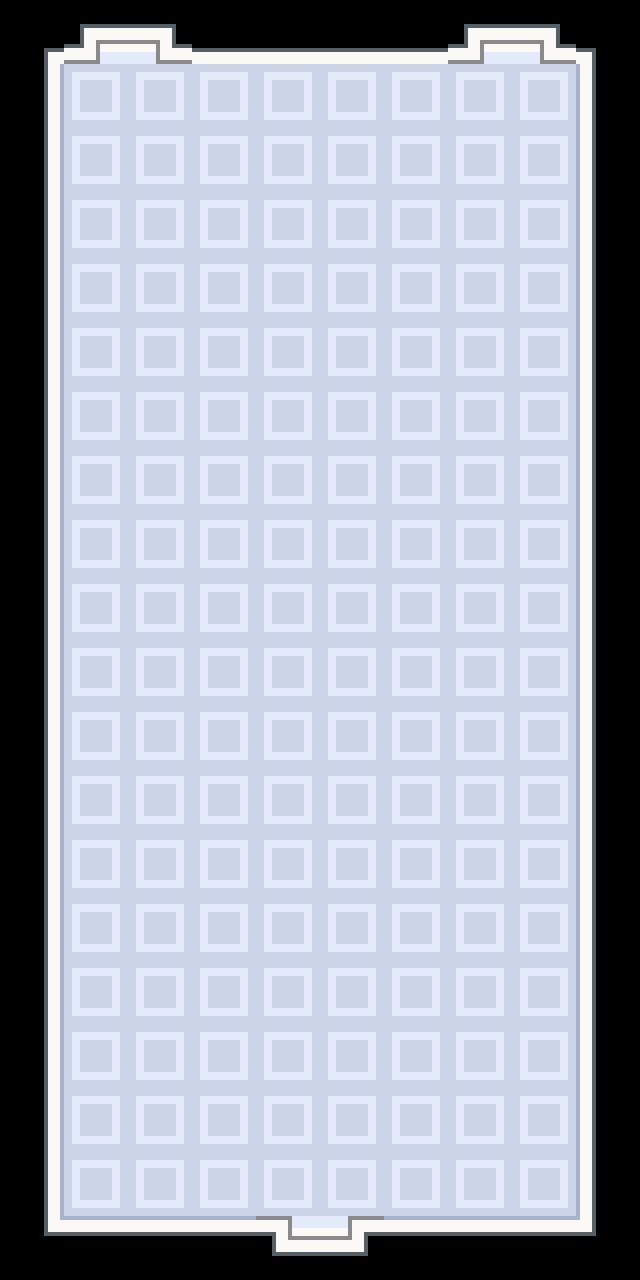

Rendered tile map (Tiled .tmx) drawn with the repository's tilesets; below, a short description and the map source with its tile grids summarised:
An orthogonal 10x20 tile map with 64x64 px tiles, 2 tile layers (Terrain, Terrain Top), 2 tilesets and 32 objects (5x Character, 3x Player).

<map version="1.10" tiledversion="1.11.0" orientation="orthogonal" renderorder="right-down" width="10" height="20" tilewidth="64" tileheight="64" infinite="0" nextlayerid="10" nextobjectid="55">
 <tileset firstgid="1" source="../tileset/indoor_tiles.tsx" />
 <tileset firstgid="91" source="../tileset/spriteSheet_tiledLiquids_32x32.tsx" />
 <layer id="1" name="Terrain" width="10" height="20" locked="1">
  <data>[200 cells, 200 non-empty, 13 distinct tile ids]</data>
 </layer>
 <layer id="9" name="Terrain Top" width="10" height="20">
  <data>[200 cells, 0 non-empty, 0 distinct tile ids]</data>
 </layer>
 <objectgroup id="4" name="GameObjects">
  <object id="6" name="Player" x="286.804" y="1135.83">
   <properties>
    <property name="direction" value="up" />
    <property name="pos" value="world" />
   </properties>
   <point />
  </object>
  <object id="19" name="Character" x="98.6427" y="371.984">
   <properties>
    <property name="character_id" value="boss" />
    <property name="direction" value="right" />
    <property name="graphic" value="boss" />
    <property name="radius" value="30" />
   </properties>
   <point />
  </object>
  <object id="20" name="Character" x="98.8473" y="553.575">
   <properties>
    <property name="character_id" value="healer" />
    <property name="direction" value="right" />
    <property name="graphic" value="healer" />
    <property name="radius" value="30" />
   </properties>
   <point />
  </object>
  <object id="50" name="Player" x="125.333" y="148">
   <properties>
    <property name="direction" value="down" />
    <property name="pos" value="biochem1" />
   </properties>
   <point />
  </object>
  <object id="51" name="Player" x="509.333" y="154.667">
   <properties>
    <property name="direction" value="down" />
    <property name="pos" value="biology1" />
   </properties>
   <point />
  </object>
  <object id="52" name="Character" x="94.6667" y="680">
   <properties>
    <property name="character_id" value="fuser" />
    <property name="direction" value="right" />
    <property name="graphic" value="fuser" />
    <property name="radius" value="30" />
   </properties>
   <point />
  </object>
  <object id="53" name="Character" x="101.334" y="809.333">
   <properties>
    <property name="character_id" value="unfuser" />
    <property name="direction" value="right" />
    <property name="graphic" value="unfuser" />
    <property name="radius" value="30" />
   </properties>
   <point />
  </object>
  <object id="54" name="Character" x="104" y="937.333">
   <properties>
    <property name="character_id" value="storage" />
    <property name="direction" value="right" />
    <property name="graphic" value="storage" />
    <property name="radius" value="30" />
   </properties>
   <point />
  </object>
 </objectgroup>
 <objectgroup id="3" name="Collisions">
  <object id="1" x="21.5333" y="21.5333" width="35.3761" height="1244.32" />
  <object id="2" x="193.8" y="15.3809" width="253.785" height="46.1428" />
  <object id="3" x="581.399" y="24.6095" width="38.4523" height="1235.09" />
  <object id="4" x="64.5999" y="1219.71" width="192.261" height="49.2189" />
  <object id="5" x="392.213" y="1225.86" width="175.342" height="38.4523" />
  <object id="49" x="265.5" y="1228.5" width="108" height="38" />
 </objectgroup>
 <objectgroup id="8" name="ChemicalSpills">
  <object id="29" gid="137" x="512.5" y="800.25" width="32" height="32">
   <properties>
    <property name="aminos" value="alanine,arginine,asparagine,aspartic" />
    <property name="classroom" value="labfight" />
    <property name="level" value="3" />
   </properties>
  </object>
  <object id="30" gid="137" x="512.75" y="832.25" width="32" height="32">
   <properties>
    <property name="aminos" value="alanine,arginine,asparagine,aspartic" />
    <property name="classroom" value="labfight" />
    <property name="level" value="3" />
   </properties>
  </object>
  <object id="31" gid="137" x="544.75" y="832.25" width="32" height="32">
   <properties>
    <property name="aminos" value="alanine,arginine,asparagine,aspartic" />
    <property name="classroom" value="labfight" />
    <property name="level" value="3" />
   </properties>
  </object>
  <object id="32" gid="137" x="544.25" y="800.5" width="32" height="32">
   <properties>
    <property name="aminos" value="alanine,arginine,asparagine,aspartic" />
    <property name="classroom" value="labfight" />
    <property name="level" value="3" />
   </properties>
  </object>
  <object id="37" gid="137" x="448.625" y="800.5" width="32" height="32">
   <properties>
    <property name="aminos" value="alanine,arginine,asparagine,aspartic" />
    <property name="classroom" value="labfight" />
    <property name="level" value="3" />
   </properties>
  </object>
  <object id="38" gid="137" x="448.875" y="832.5" width="32" height="32">
   <properties>
    <property name="aminos" value="alanine,arginine,asparagine,aspartic" />
    <property name="classroom" value="labfight" />
    <property name="level" value="3" />
   </properties>
  </object>
  <object id="39" gid="137" x="480.875" y="832.5" width="32" height="32">
   <properties>
    <property name="aminos" value="alanine,arginine,asparagine,aspartic" />
    <property name="classroom" value="labfight" />
    <property name="level" value="3" />
   </properties>
  </object>
  <object id="40" gid="137" x="480.375" y="800.75" width="32" height="32">
   <properties>
    <property name="aminos" value="alanine,arginine,asparagine,aspartic" />
    <property name="classroom" value="labfight" />
    <property name="level" value="3" />
   </properties>
  </object>
  <object id="41" gid="137" x="511.563" y="736.125" width="32" height="32">
   <properties>
    <property name="aminos" value="alanine,arginine,asparagine,aspartic" />
    <property name="classroom" value="labfight" />
    <property name="level" value="3" />
   </properties>
  </object>
  <object id="42" gid="137" x="511.813" y="768.125" width="32" height="32">
   <properties>
    <property name="aminos" value="alanine,arginine,asparagine,aspartic" />
    <property name="classroom" value="labfight" />
    <property name="level" value="3" />
   </properties>
  </object>
  <object id="43" gid="137" x="543.813" y="768.125" width="32" height="32">
   <properties>
    <property name="aminos" value="alanine,arginine,asparagine,aspartic" />
    <property name="classroom" value="labfight" />
    <property name="level" value="3" />
   </properties>
  </object>
  <object id="44" gid="137" x="543.313" y="736.375" width="32" height="32">
   <properties>
    <property name="aminos" value="alanine,arginine,asparagine,aspartic" />
    <property name="classroom" value="labfight" />
    <property name="level" value="3" />
   </properties>
  </object>
  <object id="45" gid="137" x="447.688" y="736.375" width="32" height="32">
   <properties>
    <property name="aminos" value="alanine,arginine,asparagine,aspartic" />
    <property name="classroom" value="labfight" />
    <property name="level" value="3" />
   </properties>
  </object>
  <object id="46" gid="137" x="447.938" y="768.375" width="32" height="32">
   <properties>
    <property name="aminos" value="alanine,arginine,asparagine,aspartic" />
    <property name="classroom" value="labfight" />
    <property name="level" value="3" />
   </properties>
  </object>
  <object id="47" gid="137" x="479.938" y="768.375" width="32" height="32">
   <properties>
    <property name="aminos" value="alanine,arginine,asparagine,aspartic" />
    <property name="classroom" value="labfight" />
    <property name="level" value="3" />
   </properties>
  </object>
  </objectgroup>
 <objectgroup id="6" name="Objects" />
 <objectgroup id="5" name="Transition">
  <!-- 2 objects omitted --></objectgroup>
</map>
<!-- 3 of 32 objects omitted -->
